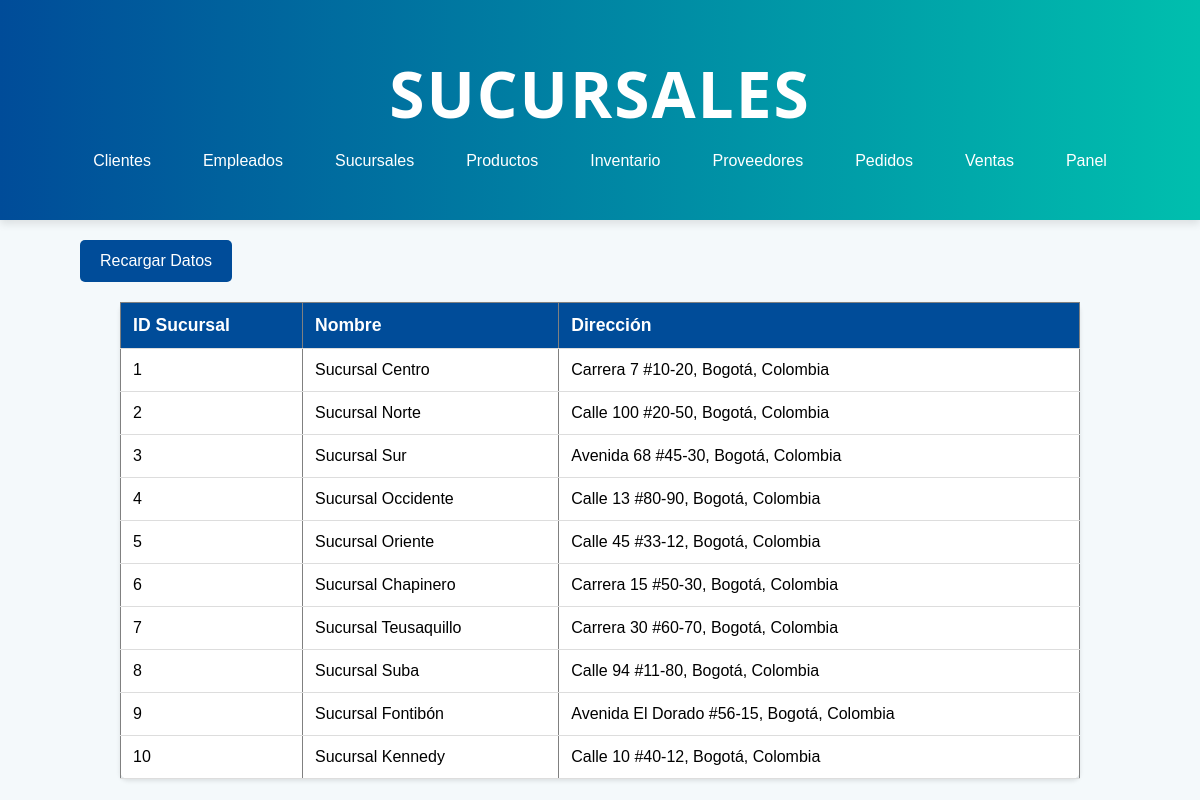
The app's page /sucursal.php with its own data.
### tables this page shows
CREATE TABLE `sucursal` (
  `idSucursal` int(11) NOT NULL,
  `nombre` varchar(100) NOT NULL,
  `direccion` varchar(255) NOT NULL
);

### sucursal.php (the view, shortened to what this page needs)
<!DOCTYPE html>
<html lang="es">
<head>
    <link rel="stylesheet" href="css/stylesListas.css">
</head>
<body>
    <header class="header">
        <h1>Sucursales</h1>
        <nav>
        <ul>
                <li><a href="cliente.php">Clientes</a></li>
                <li><a href="empleado.php">Empleados</a></li>
                <li><a href="sucursal.php">Sucursales</a></li>
                <li><a href="producto.php">Productos</a></li>
                <li><a href="inventario.php">Inventario</a></li>
                <li><a href="proveedor.php">Proveedores</a></li>
                <li><a href="pedido.php">Pedidos</a></li>
                <li><a href="venta.php">Ventas</a></li>
                <li><a href="administrador.php">Panel</a></li>
            </ul>
        </nav>
    </header>
    <button onclick="recargarDatos()">Recargar Datos</button>
    <table border="1">
        <thead>
            <tr>
                <th>ID Sucursal</th>
                <th>Nombre</th>
                <th>Dirección</th>
            </tr>
        </thead>
        <tbody id="datosSucursal">
            <?php
            $servername = "localhost";
            $username = "root";
            $password = "";
            $dbname = "drogueriasconfe";
            $conn = new mysqli($servername, $username, $password, $dbname);
            $sql = "SELECT idSucursal, nombre, direccion FROM sucursal";
            $result = $conn->query($sql);
            if ($result->num_rows > 0) {
                while($row = $result->fetch_assoc()) {
                    echo "<tr>
                            <td>" . $row["idSucursal"] . "</td>
                            <td>" . $row["nombre"] . "</td>
                            <td>" . $row["direccion"] . "</td>
                          </tr>";
                }
            } else {
                echo "<tr><td colspan='3'>No se encontraron sucursales</td></tr>";
            }
            ?>
        </tbody>
    </table>
</body>
</html>

### css/stylesListas.css (style rules this page uses)
* { box-sizing: border-box; margin: 0; padding: 0; }
body { font-family: Arial, sans-serif; background-color: #f4f9fb; }
header { background: linear-gradient(to right, #004c99, #00bfae); color: white; text-align: center; padding: 50px 20px; box-shadow: 0 4px 8px rgba(0, 0, 0, 0.1); }
header h1 { font-size: 4em; font-family: 'Segoe UI', Tahoma, Geneva, Verdana, sans-serif; font-weight: 700; margin-bottom: 15px; letter-spacing: 2px; text-transform: uppercase; }
nav ul { display: flex; justify-content: center; list-style: none; }
nav ul li { margin: 0 10px; }
nav ul li a { color: #fff; text-decoration: none; padding: 0.5rem 1rem; border-radius: 5px; transition: background-color 0.3s ease; }
table { width: 80%; margin: 20px auto; border-collapse: collapse; background-color: white; box-shadow: 0 2px 4px rgba(0, 0, 0, 0.1); border-radius: 8px; }
th, td { padding: 12px; text-align: left; border-bottom: 1px solid #ddd; }
th { background-color: #004c99; color: white; font-size: 1.1em; }
button { background-color: #004c99; color: white; padding: 12px 20px; border: none; border-radius: 5px; font-size: 1em; cursor: pointer; transition: background-color 0.3s ease; margin-top: 20px; margin-left: 80px; }

### records on screen
sucursal: idSucursal "1", nombre "Sucursal Centro", direccion "Carrera 7 #10-20, Bogotá, Colombia"
sucursal: idSucursal "2", nombre "Sucursal Norte", direccion "Calle 100 #20-50, Bogotá, Colombia"
sucursal: idSucursal "3", nombre "Sucursal Sur", direccion "Avenida 68 #45-30, Bogotá, Colombia"
sucursal: idSucursal "4", nombre "Sucursal Occidente", direccion "Calle 13 #80-90, Bogotá, Colombia"
sucursal: idSucursal "5", nombre "Sucursal Oriente", direccion "Calle 45 #33-12, Bogotá, Colombia"
sucursal: idSucursal "6", nombre "Sucursal Chapinero", direccion "Carrera 15 #50-30, Bogotá, Colombia"
sucursal: idSucursal "7", nombre "Sucursal Teusaquillo", direccion "Carrera 30 #60-70, Bogotá, Colombia"
sucursal: idSucursal "8", nombre "Sucursal Suba", direccion "Calle 94 #11-80, Bogotá, Colombia"
sucursal: idSucursal "9", nombre "Sucursal Fontibón", direccion "Avenida El Dorado #56-15, Bogotá, Colombia"
sucursal: idSucursal "10", nombre "Sucursal Kennedy", direccion "Calle 10 #40-12, Bogotá, Colombia"
